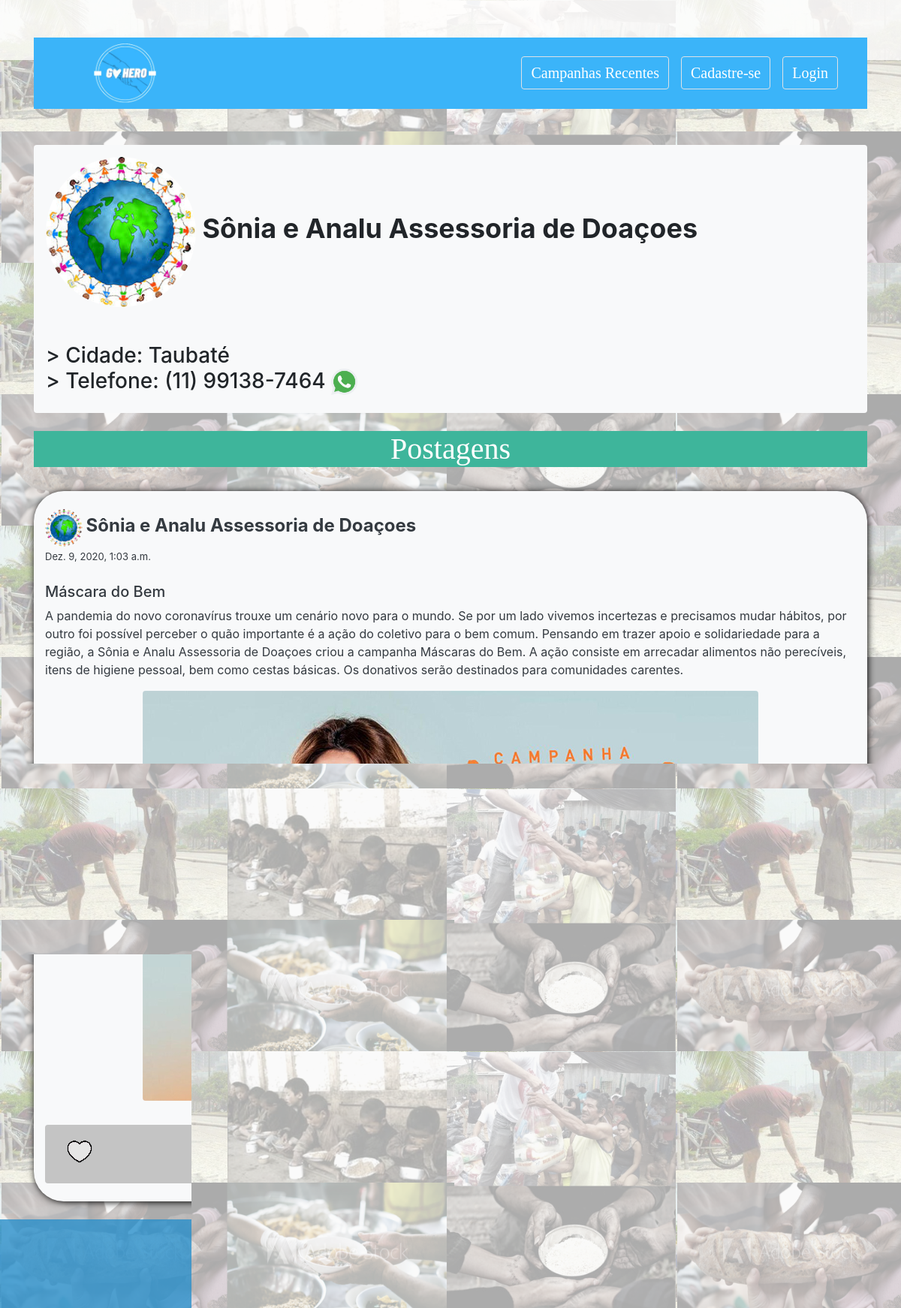
Page /perfilNot/Sônia e Analu Assessoria de Doaçoes on the committed database.
### doacoes/models.py (models this page shows, shortened)
class Ong(models.Model):
    id_ong = models.AutoField(primary_key=True)
    cnpj = models.CharField(max_length=100, verbose_name="CNPJ")
    nome = models.CharField(max_length=100, verbose_name="Nome da Ong")
    email_ong = models.EmailField(max_length=100, verbose_name="E-mail da Ong", null=True, blank=True)
    senha = models.CharField(max_length=100)
    imagem = models.FileField(upload_to="perfil_ong/%Y/%m/%d/", null=True, blank=True)
    id_endereco = models.ForeignKey(Endereco, verbose_name="Endereço", on_delete=models.CASCADE)
    id_numero = models.ForeignKey(Numero_Contato, verbose_name="Telefone de Contato", on_delete=models.CASCADE)
    def __str__(self):
        return self.nome
    class Meta:
        verbose_name_plural = "Ongs"

class Endereco(models.Model):
    id_endereco = models.AutoField(primary_key=True)
    logradouro = models.CharField(max_length=100, verbose_name="Endereço")
    numero = models.CharField(max_length=100, null=True, blank=True)
    bairro = models.CharField(max_length=100)
    cidade = models.CharField(max_length=100)
    def __str__(self):
        return self.logradouro
    class Meta:
        verbose_name_plural = "Endereços"

class Numero_Contato(models.Model):
    id_numero = models.AutoField(primary_key=True)
    telefone = models.CharField(max_length=20)
    def __str__(self):
        return self.telefone

class Publicacao_Ong(models.Model):
    id_publicacao_Ong = models.AutoField(primary_key=True)
    data_publicacao = models.DateTimeField(auto_now_add=True)
    titulo = models.CharField(max_length=100, verbose_name="Título")
    descricao = models.TextField(verbose_name="Descrição", null=True, blank=True)
    imagem = models.FileField(upload_to="Publicacao_ong/%Y/%m/%d/", null=True, blank=True)
    id_ong = models.ForeignKey(Ong, on_delete=models.CASCADE)
    categoria_choices = [
        ("ROUPA", "Roupa"),
        ("CALÇADO", "Calçado"),
        ("ALIMENTO", "Alimento"),
        ("MÓVEL", "Móvel"),
        ("ELETRODOMÉSTICO", "Eletrodoméstico"),
        ("EVENTO", "Evento"),
        ("DOAÇÃO", "Doação")
    ]
    categoria = models.CharField(max_length=20, choices=categoria_choices, default="DOAÇÃO")
    class Meta:
        verbose_name_plural = "Publicações das Ongs"

### doacoes/views.py (the view, shortened to what this page needs)
# urls.py: path('perfilNot/<str:pk>', views.visitPerfilNotLog, name='url_visitPerfilNotLog'),
def visitPerfilNotLog(request,pk):
    dadosOng = Ong.objects.all()
    dadosDoa = Doador.objects.all()
    for dado in dadosOng:
        if pk == dado.nome:
            perfilVisitado = Ong.objects.all().get(nome=pk)
            endVisitado = Endereco.objects.get(logradouro=perfilVisitado.id_endereco)
            telefone = Numero_Contato.objects.get(telefone=perfilVisitado.id_numero)
            postagensVisitado = Publicacao_Ong.objects.filter(id_ong=perfilVisitado).order_by('-data_publicacao')
            data['perfilVisitado'] = perfilVisitado
            data['tipoVisitado'] = 'ong'
            data['endVisitado'] = endVisitado
            data['telefone'] = telefone
            data['postagensVisitado'] = postagensVisitado
            return render(request, 'visitPerfilNotLog.html', data)

### doacoes/Templates/visitPerfilNotLog.html (shortened to what this page needs)
{% extends "BaseInicial.html" %}
    {% load static %}
{% block content %}
    {% if tipoVisitado == 'ong' %}
            <div class="container mt-5">
                <div class="bg-light p-3 rounded">
                   <span style="font-size:30px;" class="mr-5">
                    <img src="{{ perfilVisitado.imagem.url }}" class="img-fluid rounded-pill" style="width:200px; height:auto;">
                       <a style="font-weight:bold; font-size:120%;">{{ perfilVisitado.nome }}</a>
                   </span><br><br><br>
                    <h3 class=""  style="display:flex; justify-content: flex-start; flex-wrap:wrap; flex-direction:column;">
                        <div class="">> Cidade: {{endVisitado.cidade}}</div>
                        <div class="">> Telefone: {{telefone.telefone}}  <a class="" href="https://api.whatsapp.com/send?phone=55{{telefone.telefone}}" target=”_blank” >
                            <img src="{% static 'whatsapp.png' %}" width="35px" height=""  alt="chat whatsapp">
                        </a></div>
                   </h3>
                </div><br>
                <h1 class="text-center" style="background-color:#3eb59b;color:white;font-family:Times, serif;"> Postagens </h1><br>
        {% for post in postagensVisitado %}
            <div class=" bg-light text-dark m-auto container i_post">
                <br>
                <span class="mr-5">
                    <img src="{{ perfilVisitado.imagem.url }}" class="img-fluid rounded-pill" style="width:50px; height:50px;">
                    <a style="font-weight:bold; font-size:150%;">{{ post.id_ong }}</a>
                </span>
                <br>
                <a style="font-size:13px;">{{post.data_publicacao}}</a>
                <br>
                <br>
                <h5>{{post.titulo}}</h5>
                <p>{{post.descricao}}</p>
                <div class="text-center">
                    <img src="{{ post.imagem.url }}" class="img-fluid rounded">
                </div>
                <br>
                   <footer class="p-3 mt-2 rounded " style="background-color: #c4c4c4;">
                    <span class="tw-heart-box">
                        <span class="tw-heart"></span>
                    </span>
                        <a href="https://api.whatsapp.com/send?phone=55{{post.id_ong.id_numero}}" target=”_blank” class="float-right">
                            <img src="{% static 'whatsapp.png' %}" width="35px" height=""  alt="chat whatsapp">
                        </a>
                   </footer>
                   <br>
            </div>
            <br>
        {% endfor %}
        </div>
{% endif %}
{% endblock content %}

### doacoes/Templates/BaseInicial.html (style rules this page uses)
body { overflow-x:hidden; background: url("/static/fundo.png"); background-attachment: fixed; }
.i_post { box-shadow: 1px 1px 10px black; border-radius: 40px; }
.tw-heart-box { position: relative; width: 40px; height: 40px; display: inline-block; }
.tw-heart { background: url("/static/like.png") no-repeat 0 0; display: inline-block; width: 100px; height: 100px; position: absolute; left: -20px; top: -30px; }

### rows in the picture
Ong: imagem (picture), nome "Sônia e Analu Assessoria de Doaçoes"
Endereco: cidade "Taubaté"
Numero_Contato: telefone "(11) 99138-7464"
Publicacao_Ong: imagem (picture), id_ong "Sônia e Analu Assessoria de Doaçoes", data_publicacao "Dez. 9, 2020, 1:03 a.m.", titulo "Máscara do Bem", descricao "A pandemia do novo coronavírus trouxe um cenário novo para o mundo. Se por um lado vivemos incertezas e precisamos mudar hábitos, por outro foi possível perceber o quão importante é a ação do coletivo para o bem comum. Pensando em trazer apoio e solidariedade para a região, a Sônia e Analu Assessoria de Doaçoes criou a campanha Máscaras do Bem. A ação consiste em arrecadar alimentos não perecíveis, itens de higiene pessoal, bem como cestas básicas. Os donativos serão destinados para comunidades carentes."
